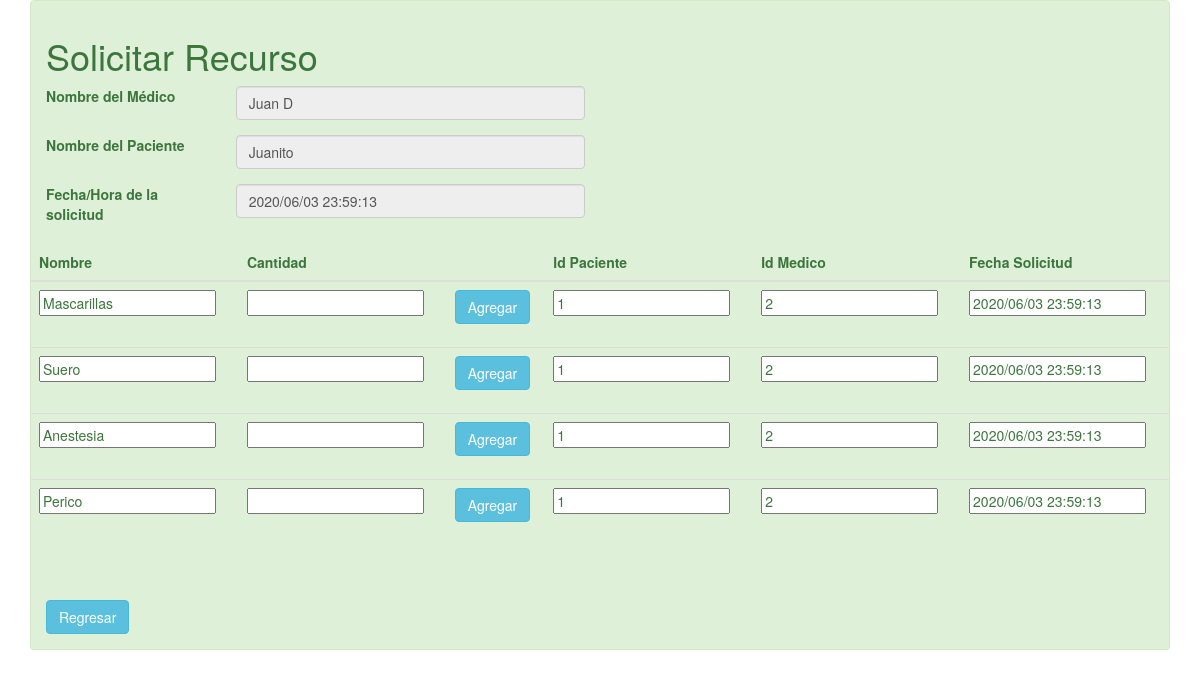
The page /agregarRecursos.php?cc=1&ccm=2 on the database its author committed.
### tables this page shows
CREATE TABLE `usuarios` (
  `Id` int(11) NOT NULL,
  `NombreUsuario` varchar(255) NOT NULL,
  `Rol` varchar(255) NOT NULL,
  `Contrasena` varchar(255) NOT NULL,
  `Cedula` int(11) NOT NULL
);

CREATE TABLE `personas` (
  `Cedula` int(11) NOT NULL,
  `Nombre` char(25) DEFAULT NULL,
  `Apellido` char(25) DEFAULT NULL,
  `Email` char(50) NOT NULL
);

CREATE TABLE `pacientes` (
  `Idp` int(11) NOT NULL,
  `Nombre` char(25) DEFAULT NULL,
  `Apellido` char(25) DEFAULT NULL,
  `Cedula` int(11) NOT NULL,
  `Duracion` int(11) NOT NULL,
  `Diagnostico` varchar(255) DEFAULT NULL,
  `FechaIngreso` date NOT NULL,
  `Prioridad` int(11) DEFAULT NULL,
  `Medico` int(11) NOT NULL,
  `Cama` int(11) NOT NULL
);

CREATE TABLE `inventario` (
  `Id` int(11) NOT NULL,
  `Nombre` char(60) DEFAULT NULL,
  `Cantidad` int(11) NOT NULL,
  `Tipo` varchar(255) DEFAULT NULL
);

### agregarRecursos.php (the view, shortened to what this page needs)
<!DOCTYPE html>
<html lang="en">
    <head>
        <link rel="stylesheet" href="https://maxcdn.bootstrapcdn.com/bootstrap/3.4.1/css/bootstrap.min.css">
    </head>
    <body>
        <div class="container-fluid">
            <?php
                $con = mysqli_connect(HOST_DB, USUARIO_DB, USUARIO_PASS, NOMBRE_DB);
                $idPaciente = $_GET['cc'];
                $idMedico = $_GET['ccm'];
                $fechaHoy = date('Y/m/d G:i:s');
                $sqlPaciente = "SELECT * FROM PACIENTES WHERE Idp = \"$idPaciente\"";
                $resPaciente = mysqli_query($con,$sqlPaciente);
                $filaPaciente = mysqli_fetch_array($resPaciente);
                $nombrePaciente = $filaPaciente['Nombre'];
                $sqlMedico = "SELECT * FROM USUARIOS INNER JOIN PERSONAS ON USUARIOS.Cedula = PERSONAS.Cedula WHERE USUARIOS.Id = \"$idMedico\" ";
                $resMedico = mysqli_query($con,$sqlMedico);
                $filaMedico = mysqli_fetch_array($resMedico);
                $nombreMedico = $filaMedico['Nombre'];
                $sql = "SELECT * FROM Inventario WHERE Tipo='Enseres' AND Cantidad > 0";
                $res = mysqli_query($con,$sql);
                $exists = mysqli_num_rows($res);
                if($exists > 0) {
                    $str_datos = "";
                    $str_datos .=
                    "<div class=\"container fluid\">
                    <div class=\"container-fluid alert alert-success\" style=\"margin: vw\">
                        <h1>Solicitar Recurso</h1>
                            <div class=\"row form-group\">
                                <label for=\"nombreMedico\" class=\"col-sm-2 col-form-label\">Nombre del Médico</label>
                                <div class=\"col-sm-4\">
                                    <input type=\"text\" name=\"nombreMedico\" value=\"$nombreMedico\" class=\"form-control\" readonly>
                                </div>
                            </div>
                            <div class=\"row form-group\">
                                <label for=\"nombrePaciente\" class=\"col-sm-2 col-form-label\">Nombre del Paciente</label>
                                <div class=\"col-sm-4\">
                                    <input type=\"text\" name=\"nombrePaciente\" value=\"$nombrePaciente\" class=\"form-control\" readonly>
                                </div>
                            </div>
                            <div class=\"row form-group\">
                                <label for=\"fechaSolicitud\" class=\"col-sm-2 col-form-label\">Fecha/Hora de la solicitud</label>
                                <div class=\"col-sm-4\">
                                    <input type=\"text\" name=\"fechaSolicitud\" value=\"$fechaHoy\" class=\"form-control\" readonly>
                                </div>
                            </div>
                            <div class=\"row form-group\">";
                            $str_datos.= "";
                            $str_datos.='<table class="table">';
                                $str_datos.='<thead class="thead-dark">';
                                    $str_datos.='<tr>';
                                        $str_datos.='<th scope="col">Nombre</th>';
                                        $str_datos.='<th scope="col">Cantidad</th>';
                                        $str_datos.='<th scope="col"></th>';
                                        $str_datos.='<th scope="col">Id Paciente</th>';
                                        $str_datos.='<th scope="col">Id Medico</th>';
                                        $str_datos.='<th scope="col">Fecha Solicitud</th>';
                                    $str_datos.='</tr>';
                                    $str_datos.='</thead>';
                                    $str_datos.='<tbody>';
                                    foreach($res as $inv){
                                            $str_datos.= '<form action=\'Operaciones.php\' method=\'post\'>';
                                            $str_datos.='<tr>';
                                                $str_datos.='<td><input type="text" name="recurso" value="'. $inv['Nombre'].'" readonly></td>';
                                                $str_datos.='<td><input type="number" name="cantidadRe"></td>';
                                                $str_datos.='<td><div class="row form-group">
                                                            <div class="col-sm-12">
                                                            <button type="submit" class="btn btn-info" name="agregarRecursoPaciente" value="Agregar">Agregar</button>
                                                            </div>
                                                            </div></td>';
                                                $str_datos.='<td><input type="number" name="idpac" value="'. $idPaciente.'" readonly></td>';
                                                $str_datos.='<td><input type="number" name="idmed" value="'. $idMedico.'" readonly></td>';
                                                $str_datos.='<td><input type="text" name="fyh" value="'. $fechaHoy.'" readonly></td>';
                                            $str_datos.='</tr>';
                                            $str_datos.='</form>';
                                    }
                                    $str_datos.='</tbody>';
                                $str_datos.='</table>';
                            $str_datos.='<br>';
                            $str_datos .=
                            "</div>
                        <a href=\"singlePaciente.php?cc=".$idPaciente."&ccm=".$idMedico."\" class=\"btn btn-info\">Regresar</a>
                    </div>
                </div>";
                echo $str_datos;
                } else {
                    echo "No hay recursos disponibles en el sistema";
                    echo "<br>";
                    echo "<a class=\"btn btn-info\" href=\"Operaciones.php\">Regresar</a>";
                }
            ?>
        </div>
    </body>
</html>

### rows shown on the page
usuarios: nombreMedico "Juan D"
pacientes: nombrePaciente "Juanito"
inventario: recurso "Mascarillas"
inventario: recurso "Suero"
inventario: recurso "Anestesia"
inventario: recurso "Perico"
